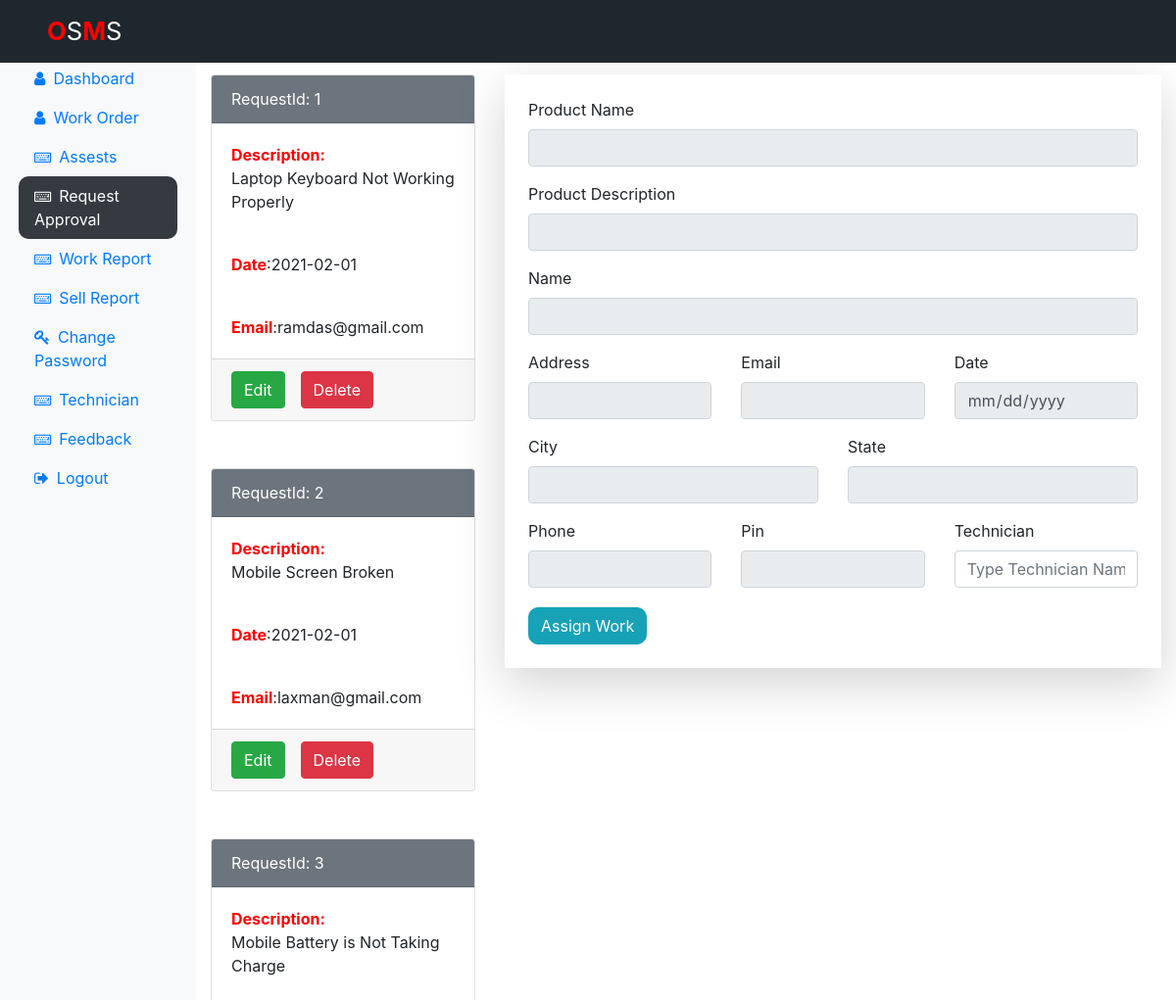
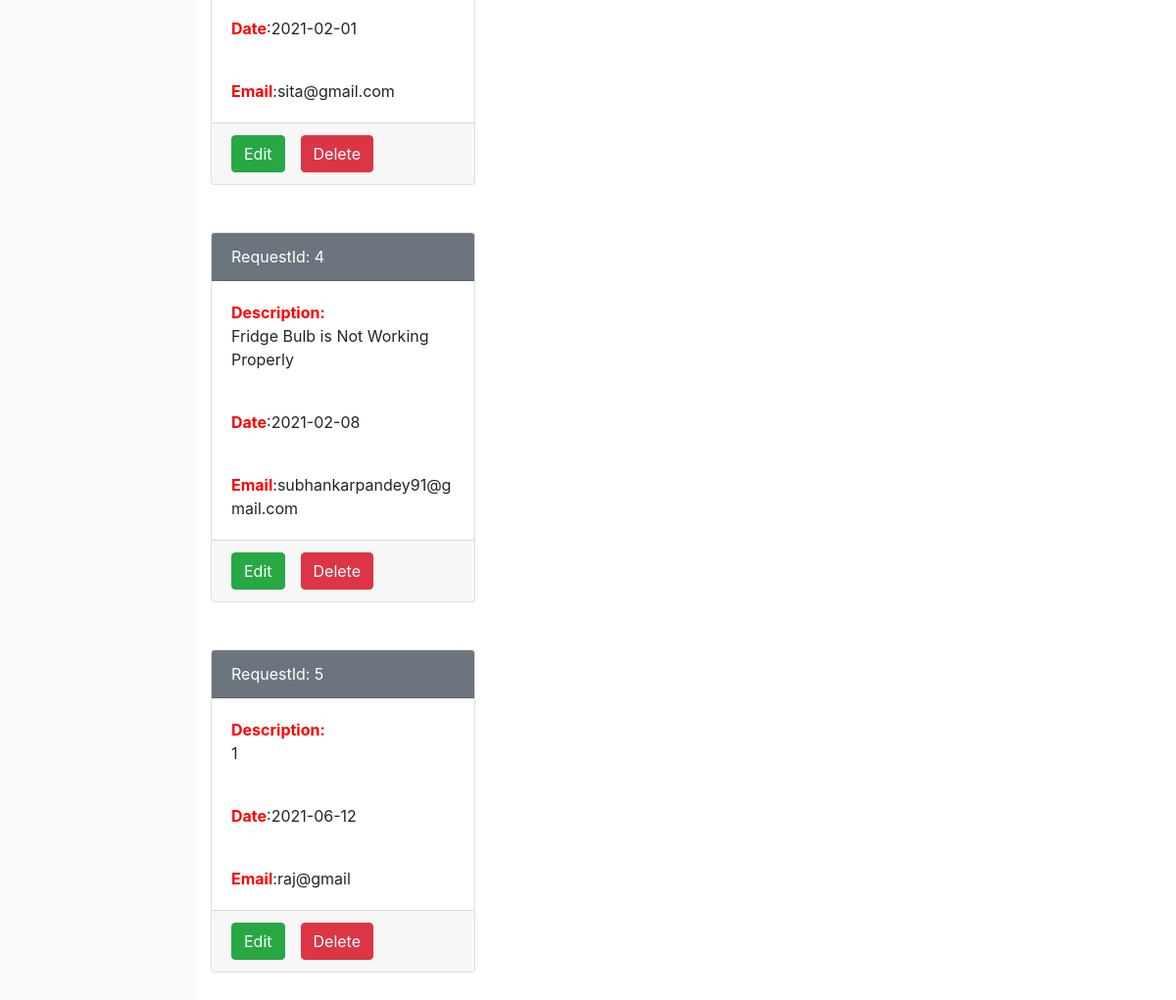
Page /Admin/requestapproval.php (signed in) on the committed database (2 pictures, top to bottom).
### tables this page shows
CREATE TABLE `submitrequest_tb` (
  `rId` int(10) NOT NULL,
  `rProName` varchar(80) NOT NULL,
  `rProDesc` varchar(80) NOT NULL,
  `rName` varchar(80) NOT NULL,
  `rAddress` varchar(80) NOT NULL,
  `rEmail` varchar(80) NOT NULL,
  `rDate` varchar(80) NOT NULL,
  `rCity` varchar(80) NOT NULL,
  `rState` varchar(80) NOT NULL,
  `rPhone` varchar(15) NOT NULL,
  `rPin` int(15) NOT NULL,
  `pImage` varchar(255) NOT NULL
);

### Admin/requestapproval.php (the view, shortened to what this page needs)
<?php
include('../dbconnection.php');
?>
<!doctype html>
<html lang="en">
<head>
<link rel="stylesheet" href="https://stackpath.bootstrapcdn.com/bootstrap/4.5.2/css/bootstrap.min.css">
<link rel="stylesheet" href="https://cdnjs.cloudflare.com/ajax/libs/font-awesome/4.7.0/css/font-awesome.min.css">
<link rel="stylesheet" href="../style.css">
</head>
<body>
<div class="navbar navbar-expand-md navbar-dark fixed-top pl-5"
style="background-color:#1e272e;">
<a href="index.php" class="navbar-brand">
<span class="brand">O</span>S<span class="brand">M</span>S</a>
</div>
<div class="container-fluid" style="margin-top:60px;margin-bottom:30px;">
<div class="row">
<div class="col-md-2 bg-light sidebar">
<ul class="nav flex-column px-1">
<li class="nav-item"><a href="dashboard.php" class="nav-link">
<i class="fa fa-user mr-2"></i>Dashboard</a></li>
<li class="nav-item"><a href="workorder.php" class="nav-link">
<i class="fa fa-user mr-2"></i>Work Order</a></li>
<li class="nav-item"><a href="assests.php" class="nav-link">
<i class="fa fa-keyboard-o mr-2"></i>Assests</a></li>
<li class="nav-item"><a href="requestapproval.php" class="nav-link text-white bg-dark active" style="border-radius:10px;">
<i class="fa fa-keyboard-o mr-2"></i>Request Approval</a></li>
<li class="nav-item"><a href="workreport.php" class="nav-link">
<i class="fa fa-keyboard-o mr-2"></i>Work Report</a></li>
<li class="nav-item"><a href="sellreport.php" class="nav-link">
<i class="fa fa-keyboard-o mr-2"></i>Sell Report</a></li>
<li class="nav-item"><a href="adminpasschange.php" class="nav-link">
<i class="fa fa-key mr-2"></i>Change Password</a></li>
<li class="nav-item"><a href="technician.php" class="nav-link">
<i class="fa fa-keyboard-o mr-2"></i>Technician</a></li>
<li class="nav-item"><a href="feedbackstore.php" class="nav-link">
<i class="fa fa-keyboard-o mr-2"></i>Feedback</a></li>
<li class="nav-item"><a href="../logout.php" class="nav-link">
<i class="fa fa-sign-out mr-2"></i>Logout</a></li>
</ul>
</div>
<div class="col-sm-3 mt-3">
<?php
$sql="SELECT *FROM submitrequest_tb";
$result=mysqli_query($conn,$sql);
while($row=mysqli_fetch_assoc($result))
{
echo'<div class="card mb-5">';
echo'<div class="card-header bg-secondary text-white">RequestId: '.$row['rId'].'</div>';
echo'<div class="card-body"><span>Description:<br></span>'.$row['rProDesc'].'</div>';
echo'<div class="card-body"><span>Date</span>:'.$row['rDate'].'</div>';
echo'<div class="card-body"><span>Email</span>:'.$row['rEmail'].'</div>';
echo'<div class="card-footer">
<form action="" method="POST">
<input type="hidden" name="rId" value='.$row['rId'].'>
<input type="submit" class="btn btn-success float-left mr-3" value="Edit" name="Edit">
<input type="submit" class="btn btn-danger" value="Delete" name="Delete"></form></div>';
echo'</div>';
}
?>
</div>
<div class="col-sm-7 mt-3">
<form action="" method="POST" class="shadow-lg p-4">
<div class="form-group">
<label for="Faulty Product Name">Product Name</label>
<input type="text" class="form-control"
name="rProName" value="<?php if(isset($row['rProName'])){echo $row['rProName'];} ?>" readonly>
</div>
<div class="form-group">
<label for="Faulty Product Description">Product Description</label>
<input type="text" class="form-control"
name="rProDesc" value="<?php if(isset($row['rProDesc'])){echo $row['rProDesc'];} ?>" readonly>
</div>
<div class="form-group">
<label for="Name">Name</label>
<input type="text" class="form-control"
name="rName" value="<?php if(isset($row['rName'])){echo $row['rName'];} ?>" readonly>
</div>
<div class="row">
<div class="col-sm-4">
<div class="form-group">
<label for="Address">Address</label>
<input type="text" class="form-control" name="rAddress" value="<?php if(isset($row['rAddress'])){echo $row['rAddress'];} ?>" readonly>
</div>
</div>
<div class="col-sm-4">
<div class="form-group">
<label for="Email">Email</label>
<input type="text" class="form-control"  name="rEmail" value="<?php if(isset($row['rEmail'])){echo $row['rEmail'];} ?>" readonly>
</div>
</div>
<div class="col-sm-4">
<div class="form-group">
<label for="Date">Date</label>
<input type="date" class="form-control" name="rDate"
value="<?php if(isset($row['rDate'])){echo $row['rDate'];} ?>" readonly>
</div>
</div>
</div>
<div class="row">
<div class="col-sm-6">
<div class="form-group">
<label for="City">City</label>
<input type="text" class="form-control" name="rCity"
value="<?php if(isset($row['rCity'])){echo $row['rCity'];} ?>" readonly>
</div>
</div>
<div class="col-sm-6">
<div class="form-group">
<label for="State">State</label>
<input type="text" class="form-control" name="rState" value="<?php if(isset($row['rState'])){echo $row['rState'];} ?>" readonly>
</div>
</div>
</div>
<div class="row">
<div class="col-sm-4">
<div class="form-group">
<label for="Phone">Phone</label>
<input type="text" class="form-control" name="rPhone"
value="<?php if(isset($row['rPhone'])){echo $row['rPhone'];} ?>" readonly>
</div>
</div>
<div class="col-sm-4">
<div class="form-group">
<label for="Pin Code">Pin</label>
<input type="text" class="form-control"
name="rPin" value="<?php if(isset($row['rPin'])){echo $row['rPin'];} ?>" readonly>
</div>
</div>
<div class="col-sm-4">
<div class="form-group">
<label for="Techncian">Technician</label>
<input type="text" class="form-control" placeholder="Type Technician Name" name="rTechnician">
</div>
</div>
</div>
<input type="submit" class="btn btn-info mt-1" value="Assign Work" name="rSubmit" style="border-radius:10px;">
</form>
</div>
</div>
</div>
</body>
</html>

### style.css (style rules this page uses)
.navbar-brand { font-size:1.6em; }
.brand { color:red; }

### Admin/requestapproval.php (style rules this page uses)
span { color:red; font-weight:bold; }

### rows in the picture
submitrequest_tb: rId "1", rProDesc "Laptop Keyboard Not Working Properly", rDate "2021-02-01", rEmail "ramdas@gmail.com"
submitrequest_tb: rId "2", rProDesc "Mobile Screen Broken", rDate "2021-02-01", rEmail "laxman@gmail.com"
submitrequest_tb: rId "3", rProDesc "Mobile Battery is Not Taking Charge", rDate "2021-02-01", rEmail "sita@gmail.com"
submitrequest_tb: rId "4", rProDesc "Fridge Bulb is Not Working Properly", rDate "2021-02-08", rEmail "subhankarpandey91@gmail.com"
submitrequest_tb: rId "5", rProDesc "1", rDate "2021-06-12", rEmail "raj@gmail"
